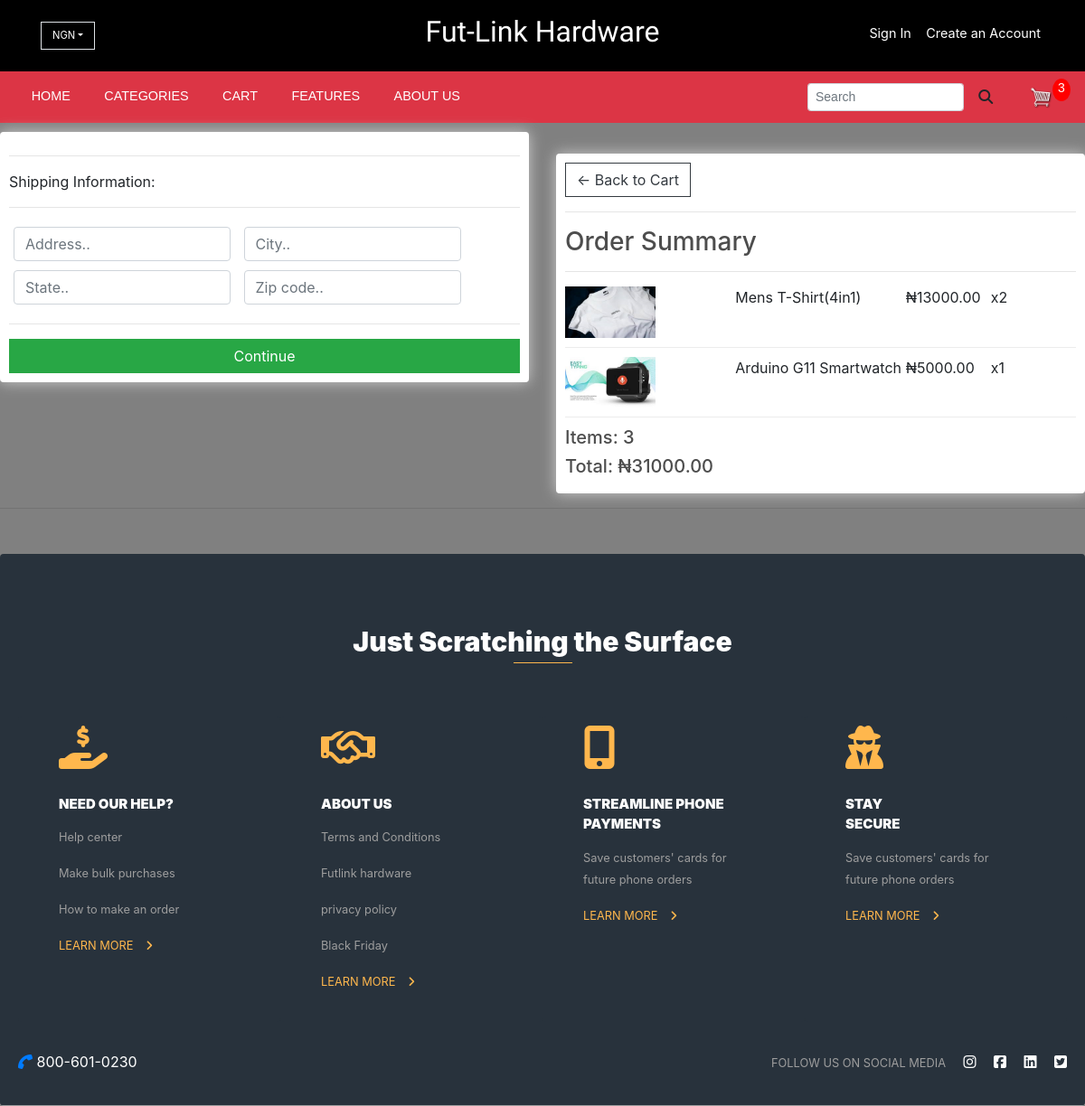
/checkout/ (signed in), run on an earlier commit of the app's database.
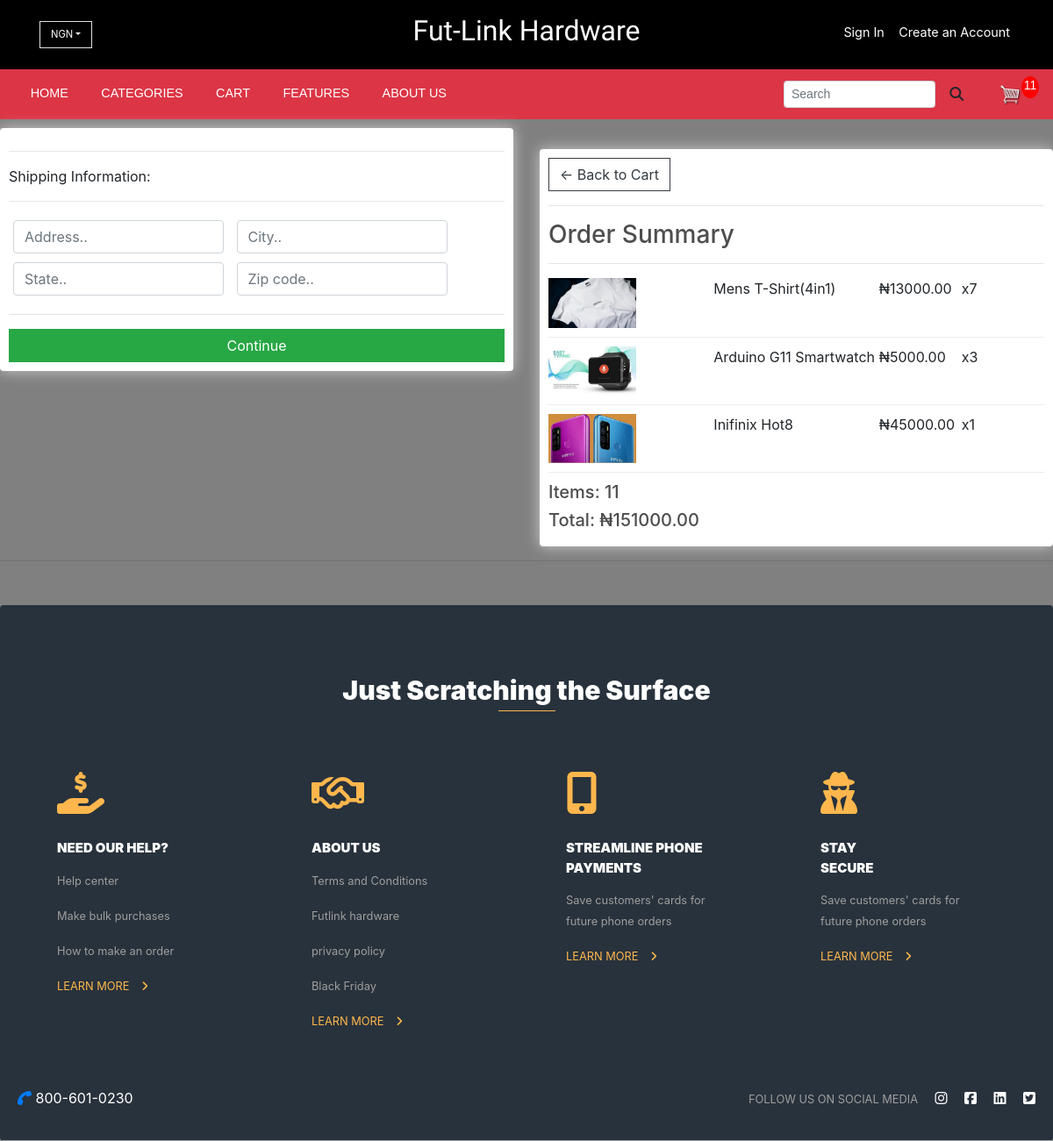
And on a later commit of the database.
### store/models.py (models this page shows, shortened)
class OrderItem(models.Model):
    product = models.ForeignKey(Product,on_delete=models.SET_NULL,null=True)
    order = models.ForeignKey(Order,on_delete=models.SET_NULL,null=True)

class Product(models.Model):
    name = models.CharField(max_length=200,null=True)
    price = models.DecimalField(max_digits=7,decimal_places=2)
    digital = models.BooleanField(default=False,null=True,blank=False)
    image = models.ImageField(null=True)

class Order(models.Model):
    customer = models.ForeignKey(Customer,on_delete=models.SET_NULL,blank=True,null=True)
    date_ordered = models.DateTimeField(auto_now_add=True)
    complete = models.BooleanField(default=False,null=True,blank=False)
    transaction_id = models.CharField(max_length=200,null=True)
    user = models.OneToOneField(User,null=True,on_delete=models.CASCADE)
    name = models.CharField(max_length=200,null=True)
    email = models.CharField(max_length=200,null=True)

### store/views.py (the view)
# urls.py: path('checkout/', views.checkout, name= "checkout"),
def checkout(request):
     data = cartData(request)
     cartItems = data['cartItems']
     order = data['order']
     items = data['items']
     context = {'items':items,'order':order,"cartItems":cartItems}
     return render(request, 'store/checkout.html', context)

### store/models.py (called while the page is built)
    @property
    def imageURL(self):
        try:
            url = self.image.url
        except:
            url = ''
        return url

    @property
    def get_cart_total(self):
        orderitems = self.orderitem_set.all()
        total = sum([item.get_total for item in orderitems])
        return total

    @property
    def shipping(self):
        shipping = False
        orderitems = self.orderitem_set.all()
        for i in orderitems:
            if i.product.digital == False:
                shipping = True
        return shipping

    @property
    def get_cart_items(self):
        orderitems = self.orderitem_set.all()
        total = sum([item.quantity for item in orderitems])
        return total

    @property
    def get_total(self):
        total = self.product.price * self.quantity
        return total

### store/templates/store/checkout.html (shortened to what this page needs)
{% extends 'store/main.html' %}
{% load static %}
{% block content %}
<div class="row">
	<div class="col-lg-6">
		<div class="box-element" id="form-wrapper">
            <form id="form">
                <div id="shipping-info">
                    <hr>
                    <p>Shipping Information:</p>
                    <hr>
                    <div class="form-field">
                        <input class="form-control" type="text" name="address" placeholder="Address..">
                    </div>
                    <div class="form-field">
                        <input class="form-control" type="text" name="city" placeholder="City..">
                    </div>
                    <div class="form-field">
                        <input class="form-control" type="text" name="state" placeholder="State..">
                    </div>
                    <div class="form-field">
                        <input class="form-control" type="text" name="zipcode" placeholder="Zip code..">
                    </div>
                </div>
                <hr>
                <input id="form-button" class="btn btn-success btn-block" type="submit" value="Continue">
            </form>
		</div>
<br>
	</div>
	<div class="col-lg-6">
<br>
<div class="box-element">
	<a  class="btn btn-outline-dark" href="{% url 'cart' %}">&#x2190; Back to Cart</a>
	<hr>
	<h3>Order Summary</h3>
    <hr>
    {% for item in items %}
	<div class="cart-row">
		<div style="flex:2"><img class="row-image" src="{{item.product.imageURL}}"></div>
		<div style="flex:2"><p>{{item.product.name}}</p></div>
		<div style="flex:1"><p>&#8358;{{item.product.price|floatformat:2}}</p></div>
		<div style="flex:1"><p>x{{item.quantity}}</p></div>
    </div>
    {% endfor %}
	<h5>Items:   {{order.get_cart_items}}</h5>
	<h5>Total:   &#8358;{{order.get_cart_total|floatformat:2}}</h5>
</div>
	</div>
</div>
{% endblock content %}

What changed in the data, as far as the page shows it:
changed OrderItem "Mens T-Shirt(4in1)": quantity "2" → "7"
changed OrderItem "Arduino G11 Smartwatch": quantity "1" → "3"
added OrderItem: product.imageURL (picture), product.name "Inifinix Hot8", product.price "45000.00", quantity "1"
changed through a linked row, Order: get_cart_items "3" → "11"; get_cart_total "31000.00" → "151000.00"
Also different on the page:
{{ cartItems }}: "3" → "11"
